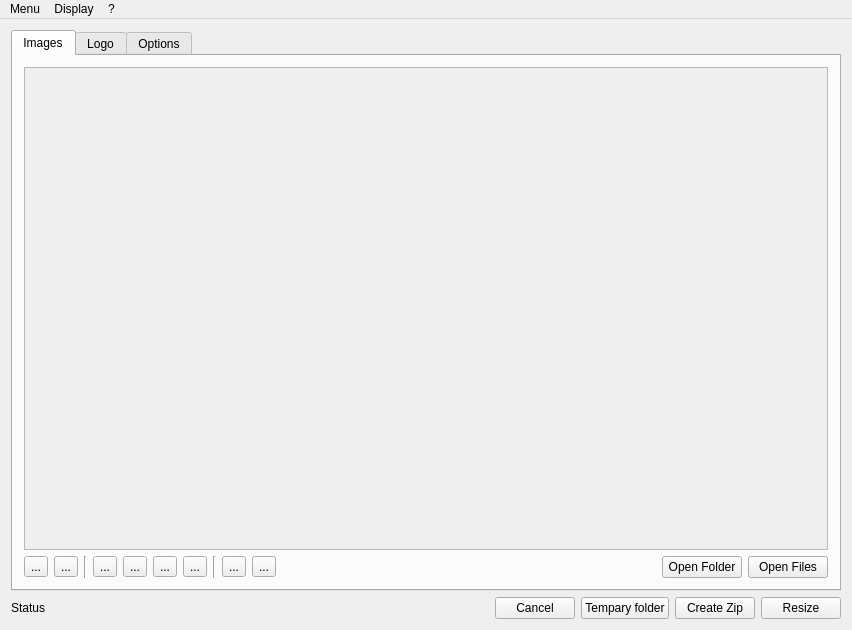
<?xml version="1.0" encoding="UTF-8"?>
<ui version="4.0">
 <class>Resizer</class>
 <widget class="QMainWindow" name="Resizer">
  <property name="geometry">
   <rect>
    <x>0</x>
    <y>0</y>
    <width>852</width>
    <height>630</height>
   </rect>
  </property>
  <property name="windowTitle">
   <string>Resizer</string>
  </property>
  <property name="windowIcon">
   <iconset resource="ressources.qrc">
    <normaloff>:/images/resizer</normaloff>:/images/resizer</iconset>
  </property>
  <widget class="QWidget" name="centralWidget">
   <layout class="QVBoxLayout" name="verticalLayout">
    <item>
     <widget class="QTabWidget" name="tabWidget">
      <property name="currentIndex">
       <number>0</number>
      </property>
      <widget class="QWidget" name="tabImages">
       <attribute name="title">
        <string>Images</string>
       </attribute>
       <layout class="QVBoxLayout" name="verticalLayout_4">
        <item>
         <widget class="QScrollArea" name="scrollArea">
          <property name="widgetResizable">
           <bool>true</bool>
          </property>
          <property name="alignment">
           <set>Qt::AlignCenter</set>
          </property>
          <widget class="QWidget" name="scrollAreaWidgetContents">
           <property name="geometry">
            <rect>
             <x>0</x>
             <y>0</y>
             <width>810</width>
             <height>464</height>
            </rect>
           </property>
           <layout class="QGridLayout" name="gridLayout"/>
          </widget>
         </widget>
        </item>
        <item>
         <layout class="QHBoxLayout" name="horizontalLayout">
          <item>
           <widget class="QToolButton" name="selectAllToolButton">
            <property name="toolTip">
             <string>Select All</string>
            </property>
            <property name="text">
             <string>...</string>
            </property>
            <property name="icon">
             <iconset resource="ressources.qrc">
              <normaloff>:/images/select_all</normaloff>:/images/select_all</iconset>
            </property>
           </widget>
          </item>
          <item>
           <widget class="QToolButton" name="deselectAllToolButton">
            <property name="toolTip">
             <string>Deselect All</string>
            </property>
            <property name="text">
             <string>...</string>
            </property>
            <property name="icon">
             <iconset resource="ressources.qrc">
              <normaloff>:/images/deselect_all</normaloff>:/images/deselect_all</iconset>
            </property>
           </widget>
          </item>
          <item>
           <widget class="Line" name="line_3">
            <property name="orientation">
             <enum>Qt::Vertical</enum>
            </property>
           </widget>
          </item>
          <item>
           <widget class="QToolButton" name="autoRotationToolButton">
            <property name="toolTip">
             <string>Detect rotation</string>
            </property>
            <property name="text">
             <string>...</string>
            </property>
            <property name="icon">
             <iconset resource="ressources.qrc">
              <normaloff>:/images/auto</normaloff>:/images/auto</iconset>
            </property>
           </widget>
          </item>
          <item>
           <widget class="QToolButton" name="resetRotationToolButton">
            <property name="toolTip">
             <string>Reset rotation</string>
            </property>
            <property name="text">
             <string>...</string>
            </property>
            <property name="icon">
             <iconset resource="ressources.qrc">
              <normaloff>:/images/reset</normaloff>:/images/reset</iconset>
            </property>
           </widget>
          </item>
          <item>
           <widget class="QToolButton" name="leftRotationToolButton">
            <property name="toolTip">
             <string>Rotate to left</string>
            </property>
            <property name="text">
             <string>...</string>
            </property>
            <property name="icon">
             <iconset resource="ressources.qrc">
              <normaloff>:/images/left</normaloff>:/images/left</iconset>
            </property>
           </widget>
          </item>
          <item>
           <widget class="QToolButton" name="rightRotationToolButton">
            <property name="toolTip">
             <string>Rotate to right</string>
            </property>
            <property name="text">
             <string>...</string>
            </property>
            <property name="icon">
             <iconset resource="ressources.qrc">
              <normaloff>:/images/right</normaloff>:/images/right</iconset>
            </property>
           </widget>
          </item>
          <item>
           <widget class="Line" name="line">
            <property name="orientation">
             <enum>Qt::Vertical</enum>
            </property>
           </widget>
          </item>
          <item>
           <widget class="QToolButton" name="removeToolButton">
            <property name="toolTip">
             <string>Remove from grid</string>
            </property>
            <property name="text">
             <string>...</string>
            </property>
            <property name="icon">
             <iconset resource="ressources.qrc">
              <normaloff>:/images/remove</normaloff>:/images/remove</iconset>
            </property>
           </widget>
          </item>
          <item>
           <widget class="QToolButton" name="deleteToolButton">
            <property name="toolTip">
             <string>Delete file</string>
            </property>
            <property name="text">
             <string>...</string>
            </property>
            <property name="icon">
             <iconset resource="ressources.qrc">
              <normaloff>:/images/delete</normaloff>:/images/delete</iconset>
            </property>
           </widget>
          </item>
          <item>
           <spacer name="horizontalSpacer_4">
            <property name="orientation">
             <enum>Qt::Horizontal</enum>
            </property>
            <property name="sizeHint" stdset="0">
             <size>
              <width>40</width>
              <height>20</height>
             </size>
            </property>
           </spacer>
          </item>
          <item>
           <widget class="QPushButton" name="buttonOpenFolder">
            <property name="text">
             <string>Open Folder</string>
            </property>
            <property name="icon">
             <iconset theme="QFileIconProvider::Folder">
              <normaloff/>
             </iconset>
            </property>
           </widget>
          </item>
          <item>
           <widget class="QPushButton" name="buttonOpenFiles">
            <property name="text">
             <string>Open Files</string>
            </property>
           </widget>
          </item>
         </layout>
        </item>
       </layout>
      </widget>
      <widget class="QWidget" name="tabLogo">
       <attribute name="title">
        <string>Logo</string>
       </attribute>
       <layout class="QVBoxLayout" name="verticalLayout_8">
        <item>
         <widget class="QGroupBox" name="groupLogo">
          <property name="enabled">
           <bool>true</bool>
          </property>
          <property name="title">
           <string>Add logo</string>
          </property>
          <property name="checkable">
           <bool>true</bool>
          </property>
          <property name="checked">
           <bool>false</bool>
          </property>
          <layout class="QHBoxLayout" name="horizontalLayout_6">
           <item>
            <layout class="QVBoxLayout" name="verticalLayout_7">
             <item>
              <layout class="QHBoxLayout" name="horizontalLayout_3">
               <item>
                <widget class="QToolButton" name="buttonLogo">
                 <property name="text">
                  <string>...</string>
                 </property>
                </widget>
               </item>
               <item>
                <widget class="QLineEdit" name="editLogo">
                 <property name="readOnly">
                  <bool>true</bool>
                 </property>
                </widget>
               </item>
              </layout>
             </item>
             <item>
              <widget class="QLabel" name="labelLogo">
               <property name="sizePolicy">
                <sizepolicy hsizetype="Expanding" vsizetype="Expanding">
                 <horstretch>0</horstretch>
                 <verstretch>0</verstretch>
                </sizepolicy>
               </property>
               <property name="text">
                <string>Logo</string>
               </property>
               <property name="alignment">
                <set>Qt::AlignCenter</set>
               </property>
              </widget>
             </item>
            </layout>
           </item>
           <item>
            <layout class="QVBoxLayout" name="verticalLayout_5">
             <item>
              <widget class="QGroupBox" name="groupAttach">
               <property name="title">
                <string>Attach</string>
               </property>
               <layout class="QVBoxLayout" name="verticalLayout_2">
                <item>
                 <widget class="PositionSelector" name="selector" native="true">
                  <property name="minimumSize">
                   <size>
                    <width>200</width>
                    <height>100</height>
                   </size>
                  </property>
                 </widget>
                </item>
               </layout>
              </widget>
             </item>
             <item>
              <widget class="QGroupBox" name="groupShiftting">
               <property name="title">
                <string>Shiftting</string>
               </property>
               <layout class="QVBoxLayout" name="verticalLayout_3">
                <item>
                 <layout class="QFormLayout" name="formLayout">
                  <item row="0" column="0">
                   <widget class="QLabel" name="horizontalLabel">
                    <property name="text">
                     <string>Horizontal:</string>
                    </property>
                   </widget>
                  </item>
                  <item row="0" column="1">
                   <widget class="QLineEdit" name="horizontalLineEdit"/>
                  </item>
                  <item row="1" column="0">
                   <widget class="QLabel" name="verticalLabel">
                    <property name="text">
                     <string>Vertical:</string>
                    </property>
                   </widget>
                  </item>
                  <item row="1" column="1">
                   <widget class="QLineEdit" name="verticalLineEdit"/>
                  </item>
                 </layout>
                </item>
               </layout>
              </widget>
             </item>
            </layout>
           </item>
          </layout>
         </widget>
        </item>
        <item>
         <spacer name="verticalSpacer_2">
          <property name="orientation">
           <enum>Qt::Vertical</enum>
          </property>
          <property name="sizeHint" stdset="0">
           <size>
            <width>20</width>
            <height>193</height>
           </size>
          </property>
         </spacer>
        </item>
       </layout>
      </widget>
      <widget class="QWidget" name="tabOptions">
       <attribute name="title">
        <string>Options</string>
       </attribute>
       <layout class="QVBoxLayout" name="verticalLayout_9">
        <item>
         <layout class="QFormLayout" name="formLayout_2">
          <item row="0" column="0">
           <widget class="QLabel" name="modeLabel">
            <property name="text">
             <string>Mode:</string>
            </property>
           </widget>
          </item>
          <item row="0" column="1">
           <widget class="QWidget" name="modeWidget" native="true">
            <layout class="QVBoxLayout" name="verticalLayout_6">
             <item>
              <widget class="QGroupBox" name="groupSize">
               <property name="title">
                <string>Maximum size</string>
               </property>
               <property name="checkable">
                <bool>true</bool>
               </property>
               <layout class="QHBoxLayout" name="horizontalLayout_4">
                <item>
                 <spacer name="horizontalSpacer_3">
                  <property name="orientation">
                   <enum>Qt::Horizontal</enum>
                  </property>
                  <property name="sizeHint" stdset="0">
                   <size>
                    <width>40</width>
                    <height>20</height>
                   </size>
                  </property>
                 </spacer>
                </item>
                <item>
                 <widget class="QComboBox" name="comboPixels">
                  <property name="sizePolicy">
                   <sizepolicy hsizetype="Preferred" vsizetype="Fixed">
                    <horstretch>0</horstretch>
                    <verstretch>0</verstretch>
                   </sizepolicy>
                  </property>
                  <property name="minimumSize">
                   <size>
                    <width>175</width>
                    <height>0</height>
                   </size>
                  </property>
                  <property name="editable">
                   <bool>true</bool>
                  </property>
                 </widget>
                </item>
                <item>
                 <widget class="QLabel" name="labelPixels">
                  <property name="sizePolicy">
                   <sizepolicy hsizetype="Fixed" vsizetype="Preferred">
                    <horstretch>0</horstretch>
                    <verstretch>0</verstretch>
                   </sizepolicy>
                  </property>
                  <property name="text">
                   <string>pixels</string>
                  </property>
                 </widget>
                </item>
               </layout>
              </widget>
             </item>
             <item>
              <widget class="Line" name="line_2">
               <property name="orientation">
                <enum>Qt::Horizontal</enum>
               </property>
              </widget>
             </item>
             <item>
              <widget class="QGroupBox" name="groupRatio">
               <property name="title">
                <string>Ratio</string>
               </property>
               <property name="checkable">
                <bool>true</bool>
               </property>
               <property name="checked">
                <bool>false</bool>
               </property>
               <layout class="QHBoxLayout" name="horizontalLayout_5">
                <item>
                 <spacer name="horizontalSpacer_2">
                  <property name="orientation">
                   <enum>Qt::Horizontal</enum>
                  </property>
                  <property name="sizeHint" stdset="0">
                   <size>
                    <width>40</width>
                    <height>20</height>
                   </size>
                  </property>
                 </spacer>
                </item>
                <item>
                 <widget class="QComboBox" name="comboRatio">
                  <property name="minimumSize">
                   <size>
                    <width>200</width>
                    <height>0</height>
                   </size>
                  </property>
                 </widget>
                </item>
                <item>
                 <widget class="QLabel" name="labelPercent">
                  <property name="sizePolicy">
                   <sizepolicy hsizetype="Fixed" vsizetype="Preferred">
                    <horstretch>0</horstretch>
                    <verstretch>0</verstretch>
                   </sizepolicy>
                  </property>
                  <property name="text">
                   <string>%</string>
                  </property>
                 </widget>
                </item>
               </layout>
              </widget>
             </item>
            </layout>
           </widget>
          </item>
         </layout>
        </item>
        <item>
         <layout class="QFormLayout" name="formLayout_3">
          <item row="0" column="0">
           <widget class="QLabel" name="outputSubfolderLabel">
            <property name="text">
             <string>Output subfolder:</string>
            </property>
           </widget>
          </item>
          <item row="0" column="1">
           <widget class="QLineEdit" name="outputSubfolderLineEdit">
            <property name="text">
             <string>Small</string>
            </property>
           </widget>
          </item>
          <item row="1" column="0">
           <widget class="QLabel" name="keepExifInfoLabel">
            <property name="text">
             <string>Keep Exif info:</string>
            </property>
           </widget>
          </item>
          <item row="1" column="1">
           <widget class="QCheckBox" name="keepExifInfoCheckBox">
            <property name="enabled">
             <bool>false</bool>
            </property>
           </widget>
          </item>
          <item row="2" column="0">
           <widget class="QLabel" name="autoDetectRotationLabel">
            <property name="text">
             <string>Auto-detect rotation:</string>
            </property>
           </widget>
          </item>
          <item row="2" column="1">
           <widget class="QCheckBox" name="autoDetectRotationCheckBox"/>
          </item>
          <item row="3" column="0">
           <widget class="QLabel" name="noResizeLabel">
            <property name="text">
             <string>No resize:</string>
            </property>
           </widget>
          </item>
          <item row="3" column="1">
           <widget class="QCheckBox" name="noResizeCheckBox"/>
          </item>
          <item row="4" column="0">
           <widget class="QLabel" name="addLogoAutomaticalyLabel">
            <property name="text">
             <string>Add logo automaticaly:</string>
            </property>
           </widget>
          </item>
          <item row="4" column="1">
           <widget class="QCheckBox" name="addLogoAutomaticalyCheckBox"/>
          </item>
          <item row="5" column="0">
           <widget class="QLabel" name="numberOfThreadsLabel">
            <property name="text">
             <string>Number of threads:</string>
            </property>
           </widget>
          </item>
          <item row="5" column="1">
           <widget class="QSpinBox" name="numberOfThreadsSpinBox">
            <property name="sizePolicy">
             <sizepolicy hsizetype="Fixed" vsizetype="Fixed">
              <horstretch>0</horstretch>
              <verstretch>0</verstretch>
             </sizepolicy>
            </property>
            <property name="minimum">
             <number>1</number>
            </property>
            <property name="maximum">
             <number>8</number>
            </property>
           </widget>
          </item>
          <item row="6" column="0">
           <widget class="QLabel" name="closeAfterResizingLabel">
            <property name="text">
             <string>Close after resizing:</string>
            </property>
           </widget>
          </item>
          <item row="6" column="1">
           <widget class="QCheckBox" name="closeAfterResizingCheckBox">
            <property name="checked">
             <bool>true</bool>
            </property>
           </widget>
          </item>
         </layout>
        </item>
        <item>
         <spacer name="verticalSpacer">
          <property name="orientation">
           <enum>Qt::Vertical</enum>
          </property>
          <property name="sizeHint" stdset="0">
           <size>
            <width>20</width>
            <height>134</height>
           </size>
          </property>
         </spacer>
        </item>
       </layout>
      </widget>
     </widget>
    </item>
    <item>
     <layout class="QHBoxLayout" name="horizontalLayout_2">
      <item>
       <widget class="QLabel" name="status">
        <property name="sizePolicy">
         <sizepolicy hsizetype="Expanding" vsizetype="Preferred">
          <horstretch>0</horstretch>
          <verstretch>0</verstretch>
         </sizepolicy>
        </property>
        <property name="text">
         <string>Status</string>
        </property>
       </widget>
      </item>
      <item>
       <widget class="QPushButton" name="cancelButton">
        <property name="text">
         <string>Cancel</string>
        </property>
       </widget>
      </item>
      <item>
       <widget class="QPushButton" name="tempButton">
        <property name="text">
         <string>Tempary folder</string>
        </property>
       </widget>
      </item>
      <item>
       <widget class="QPushButton" name="zipButton">
        <property name="text">
         <string>Create Zip</string>
        </property>
       </widget>
      </item>
      <item>
       <widget class="QPushButton" name="resizeButton">
        <property name="text">
         <string>Resize</string>
        </property>
       </widget>
      </item>
     </layout>
    </item>
   </layout>
  </widget>
  <widget class="QMenuBar" name="menuBar">
   <property name="geometry">
    <rect>
     <x>0</x>
     <y>0</y>
     <width>852</width>
     <height>25</height>
    </rect>
   </property>
   <widget class="QMenu" name="menuMenu">
    <property name="title">
     <string>Menu</string>
    </property>
    <addaction name="actionAdd_files"/>
    <addaction name="actionAdd_folder"/>
    <addaction name="separator"/>
    <addaction name="actionQuit"/>
   </widget>
   <widget class="QMenu" name="menu">
    <property name="title">
     <string>?</string>
    </property>
    <addaction name="actionHelp"/>
    <addaction name="actionAbout"/>
   </widget>
   <widget class="QMenu" name="menuDisplay">
    <property name="title">
     <string>Display</string>
    </property>
    <addaction name="actionDisplay_Temporary_button"/>
    <addaction name="actionDisplay_Zip_button"/>
   </widget>
   <addaction name="menuMenu"/>
   <addaction name="menuDisplay"/>
   <addaction name="menu"/>
  </widget>
  <action name="actionAdd_files">
   <property name="text">
    <string>Add files</string>
   </property>
   <property name="shortcut">
    <string>Ctrl+O</string>
   </property>
   <property name="iconVisibleInMenu">
    <bool>true</bool>
   </property>
  </action>
  <action name="actionAdd_folder">
   <property name="text">
    <string>Add folder</string>
   </property>
   <property name="shortcut">
    <string>Ctrl+Shift+O</string>
   </property>
   <property name="iconVisibleInMenu">
    <bool>true</bool>
   </property>
  </action>
  <action name="actionQuit">
   <property name="icon">
    <iconset resource="ressources.qrc">
     <normaloff>:/images/close</normaloff>:/images/close</iconset>
   </property>
   <property name="text">
    <string>Quit</string>
   </property>
   <property name="shortcut">
    <string>Ctrl+Q</string>
   </property>
   <property name="iconVisibleInMenu">
    <bool>true</bool>
   </property>
  </action>
  <action name="actionHelp">
   <property name="enabled">
    <bool>false</bool>
   </property>
   <property name="icon">
    <iconset resource="ressources.qrc">
     <normaloff>:/images/help</normaloff>:/images/help</iconset>
   </property>
   <property name="text">
    <string>Help</string>
   </property>
   <property name="iconVisibleInMenu">
    <bool>true</bool>
   </property>
  </action>
  <action name="actionAbout">
   <property name="icon">
    <iconset resource="ressources.qrc">
     <normaloff>:/images/info</normaloff>:/images/info</iconset>
   </property>
   <property name="text">
    <string>About</string>
   </property>
   <property name="iconVisibleInMenu">
    <bool>true</bool>
   </property>
  </action>
  <action name="actionDisplay_Temporary_button">
   <property name="checkable">
    <bool>true</bool>
   </property>
   <property name="text">
    <string>Display 'Temporary' button</string>
   </property>
  </action>
  <action name="actionDisplay_Zip_button">
   <property name="checkable">
    <bool>true</bool>
   </property>
   <property name="text">
    <string>Display 'Zip' button</string>
   </property>
  </action>
 </widget>
 <layoutdefault spacing="6" margin="11"/>
 <customwidgets>
  <customwidget>
   <class>PositionSelector</class>
   <extends>QWidget</extends>
   <header location="global">positionselector.h</header>
   <container>1</container>
  </customwidget>
 </customwidgets>
 <resources>
  <include location="ressources.qrc"/>
 </resources>
 <connections>
  <connection>
   <sender>actionQuit</sender>
   <signal>triggered()</signal>
   <receiver>Resizer</receiver>
   <slot>close()</slot>
   <hints>
    <hint type="sourcelabel">
     <x>-1</x>
     <y>-1</y>
    </hint>
    <hint type="destinationlabel">
     <x>345</x>
     <y>270</y>
    </hint>
   </hints>
  </connection>
 </connections>
</ui>
